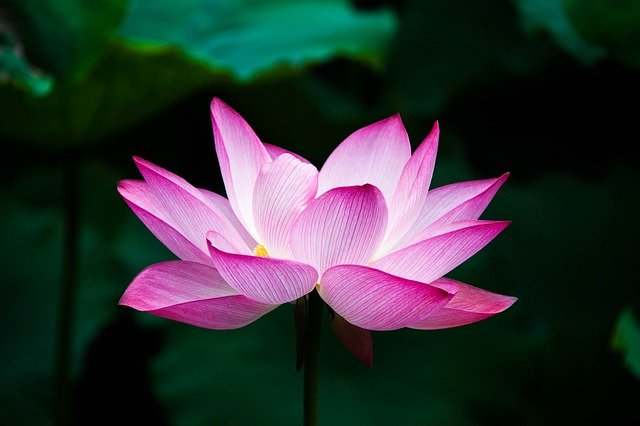
#> input picture 11.OpenCV/사진/flower1.jpg, 640 x 426 px, found by its file name
$ jupyter execute '10_히스토그램.ipynb'
#> lines starting #> are read from the running program, lines starting #| are printed output that depends on the picture
# 히스토그램 (Histogram)

## Histogram

- 이미지의 밝기의 분포를 그래프로 표현한 방식

- 이미지의 전체의 밝기 분포와 채도(밝고 어두움)을 알 수 있음

<sub>[이미지 출처] https://www.cambridgeincolour.com/tutorials/histograms1.htm</sub>

<br>

## 용어 설명

- BINS

  - 히스토그램 그래프의 X축의 간격
    위 그림의 경우에는 0 ~ 255를 표현하였기 때문에 BINS값은 256이 된다.
    BINS값이 16이면 0 ~ 15, 16 ~ 31..., 240 ~ 255와 같이 X축이 16개로 표현
    OpenCV에서는 BINS를 histSize 라고 표현

- DIMS

  - 이미지에서 조사하고자하는 값을 의미
    빛의 강도를 조사할 것인지, RGB값을 조사할 것인지를 결정

- RANGE

  - 측정하고자하는 값의 범위

<br>

- `cv2.calcHist()`

  - Parameters
    - `image` : 분석대상 이미지(uint8 or float32 type). Array형태.

    - `channels` : 분석 채널(X축의 대상)

      - 이미지가 graysacle이면 [0], color 이미지이면 [0],[0,1] 형태(1 : Blue, 2: Green, 3: Red)

    - `mask` : 이미지의 분석영역. None이면 전체 영역.

    - `histSize` : BINS 값. [256]

    - `ranges` : Range값. [0,256]

* flower1.jpg

<sub>[이미지 출처] https://pixabay.com/ko/photos/%EB%A1%9C%ED%84%B0%EC%8A%A4-%EA%BD%83-%EC%97%AC%EB%A6%84-%EC%A0%A0-%EC%9E%90%EC%97%B0-978659/</sub>

* flower2.jpg

<sub>[이미지 출처] https://pixabay.com/ko/photos/%EC%A0%95%EC%9B%90-%EA%BD%83-%EB%82%98%EB%B9%84-19830/</sub>

[cell 1]
import numpy as np
import cv2
from google.colab.patches import cv2_imshow
from google.colab import files
import matplotlib.pyplot as plt

[cell 2]
import numpy as np
import cv2
from google.colab.patches import cv2_imshow
from google.colab import files
import matplotlib.pyplot as plt

[cell 3]
up = files.upload()
#> the answer given: flower1.jpg

[cell 4]
flower1 = cv2.imread('flower1.jpg')[:,:,::-1]
flower2 = cv2.imread('flower2.jpg')[:,:,::-1]
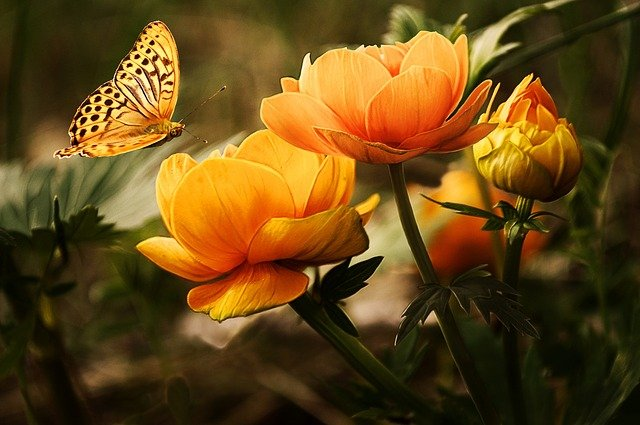
#> input picture 11.OpenCV/사진/flower2.jpg, 640 x 425 px, found by its file name
plt.figure(figsize=(10,5))
plt.subplot(121), plt.imshow(flower1)
plt.subplot(122), plt.imshow(flower2)
plt.show()

[cell 5]
img1 = cv2.imread('flower1.jpg',0)
#> img1: shape (426, 640); min 0, max 255, mean 50.7
img2 = cv2.imread('flower2.jpg',0)
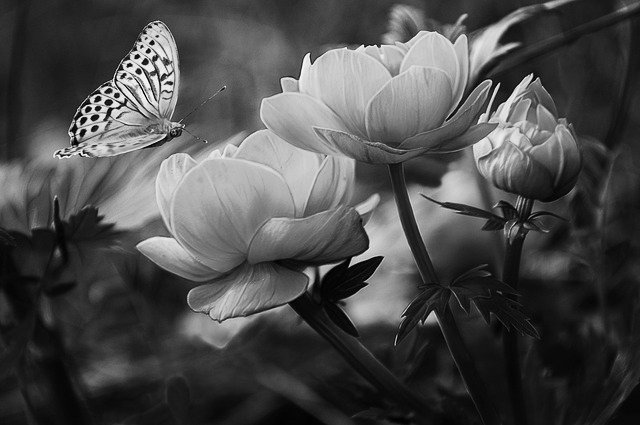
#> img2: shape (425, 640); min 0, max 255, mean 75
hist1 = cv2.calcHist([img1],[0],None,[256],[0,256])
#> hist1 = 256 values, max 19452 at index 1, min 9 at index 255, mean 1065
hist2 = cv2.calcHist([img2],[0],None,[256],[0,256])
#> hist2 = 256 values, max 3853 at index 32, min 1 at index 252, mean 1062.5

[cell 6]
plt.figure(figsize=(12,8))
plt.subplot(221), plt.imshow(img1, 'gray'), plt.title('Flower 1')
plt.subplot(222), plt.imshow(img2, 'gray'), plt.title('Flower 2')
plt.subplot(223), plt.plot(hist1, label='Flower 1'), plt.plot(hist2, label = 'Flower2')
plt.legend(), plt.title('Histogram')
plt.subplot(224), plt.plot(hist2)
plt.show()
#> figure, not shown here; panel 3: curve peaks at x = 1, y = 19452; panel 3: curve peaks at x = 32, y = 3853; panel 4: curve peaks at x = 32, y = 3853

## Mask를 적용한 히스토그램

  <sub>[이미지 출처] https://pixabay.com/photos/cat-pet-feline-animal-4923824/</sub>

[cell 7]
up = files.upload()
#> the answer given: flower2.jpg

[cell 8]
cat = cv2.imread('cat.jpg')[:,:,::-1]
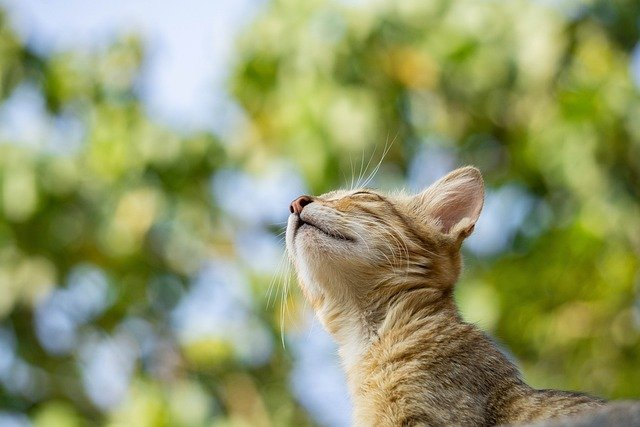
#> input picture 11.OpenCV/사진/cat.jpg, 640 x 427 px, found by its file name
cat.shape
#> Out = (427, 640, 3)

[cell 9]
mask = np.zeros(cat.shape[:-1],np.uint8)
mask[100:400, 260:600] = 255

[cell 10]
masked_img = cv2.bitwise_and(cat, cat, mask=mask)
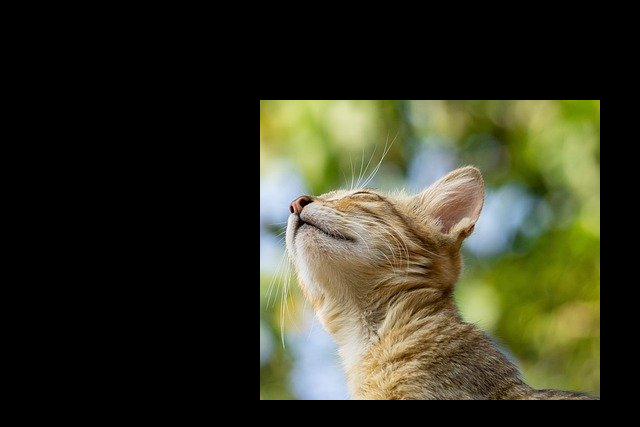
#> masked_img: shape (427, 640, 3); mean R, G, B 52.2, 52.5, 34.1

[cell 11]
hist = cv2.calcHist([cat], [1], None, [256], [0,256])
#> hist = 256 values, max 2214 at index 200, min 0 at index 247, mean 1067.5
hist_mask = cv2.calcHist([cat], [1], mask, [256], [0,256])
#> hist_mask = 256 values, max 969 at index 119, min 0 at index 247, mean 398.4

[cell 12]
plt.figure(figsize=(14,11))
plt.subplot(221), plt.imshow(cat), plt.title('Original')
plt.subplot(222), plt.imshow(mask, 'gray'), plt.title('Mask')
plt.subplot(223), plt.imshow(masked_img), plt.title('Masked img')
plt.subplot(224), plt.plot(hist, label = "Whole image"), plt.plot(hist_mask, label= "Masked part")
plt.legend(), plt.title('Histogram')
plt.show()
#> figure, not shown here; panel 4: curve peaks at x = 200, y = 2214; panel 4: curve peaks at x = 119, y = 969

## 히스토그램 평탄화

- 이미지의 히스토그램이 특정영역에 너무 집중되어 있으면 contrast가 낮아 좋은 이미지라고 할 수 없음

- 전체 영역에 골고루 분포가 되어 있을 때 좋은 이미지라고 할 수 있는데, 아래 히스토그램을 보면 좌측 처럼 특정 영역에 집중되어 있는 분포를 오른쪽 처럼 골고루 분포하도록 하는 작업을 Histogram Equalization 이라고 함

- (참고) 이론적인 방법

  - 이미지의 각 픽셀의 cumulative distribution function(cdf)값을 구하고 Histogram Equalization 공식에 대입하여 0 ~ 255 사이의 값으로 변환

  - 이렇게 새롭게 구해진 값으로 이미지를 표현하면 균일화된 이미지를 얻을 수 있음


  <sub>[이미지 출처] https://en.wikipedia.org/wiki/Histogram_equalization</sub>

- Numpy를 활용하여 균일화 작업

* taiwan.jpg


  <sub>[이미지 출처] https://pixabay.com/ko/photos/%EB%8C%80%EB%A7%8C-%EB%8F%84%EC%8B%9C-%EB%8F%84%EC%8B%9C-%ED%92%8D%EA%B2%BD-%EC%97%AC%ED%96%89-5460063/</sub>

[cell 13]
up= files.upload()
#> the answer given: cat.jpg

[cell 14]
taiwan = cv2.imread('taiwan.jpg',0)
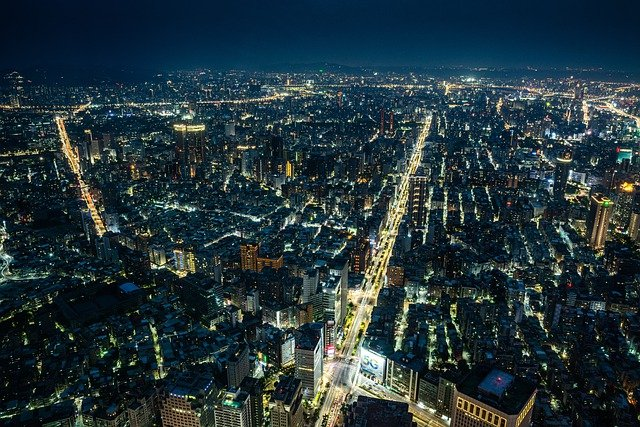
#> input picture 11.OpenCV/사진/taiwan.jpg, 640 x 427 px, found by its file name
#> taiwan: shape (427, 640); min 0, max 255, mean 48.7
taiwan.shape
#> Out = (427, 640)

[cell 15]
taiwan_eq =cv2.equalizeHist(taiwan)
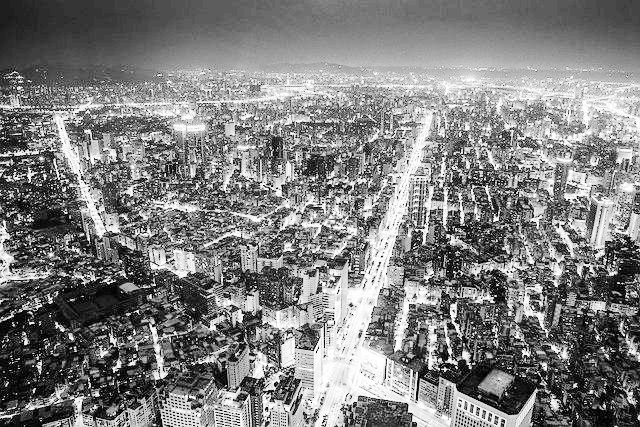
#> taiwan_eq: shape (427, 640); min 0, max 255, mean 126.9
hist1 = cv2.calcHist([taiwan], [0], None, [256], [0,256])
#> hist1 = 256 values, max 5761 at index 24, min 82 at index 254, mean 1067.5
hist2 = cv2.calcHist([taiwan_eq], [0], None, [256], [0,256])
#> hist2 = 256 values, max 5761 at index 93, min 0 at index 2, mean 1067.5

[cell 16]
plt.figure(figsize=(14,11))
plt.subplot(221), plt.imshow(taiwan,'gray'), plt.title('Original')
plt.subplot(222), plt.imshow(taiwan_eq, 'gray'), plt.title('Equalized')
plt.subplot(223), plt.plot(hist1)
plt.subplot(224), plt.plot(hist2)
plt.show()
#> figure, not shown here; panel 3: curve peaks at x = 24, y = 5761; panel 4: curve peaks at x = 93, y = 5761

- OpenCV 함수로 간단하게 처리

## CLAHE (Contrast Limited Adaptive Histogram Equalization)

- 지금까지의 처리는 이미지의 전체적인 부분에 균일화를 적용

- 하지만 일반적인 이미지는 밝은 부분과 어두운 부분이 섞여 있기 때문에 전체에 적용하는 것은 그렇게 유용하지 않음

- 이미지
  - 'keyboard.png'


  <sub>[이미지 출처] https://pixabay.com/ko/photos/%ED%82%A4%EB%B3%B4%EB%93%9C-%EC%BB%B4%ED%93%A8%ED%84%B0-%ED%82%A4-%ED%99%94%EC%9D%B4%ED%8A%B8-886462/</sub>

[cell 17]
up = files.upload()
#> the answer given: taiwan.jpg

[cell 18]
keyboard = cv2.imread('keyboard.jpg', 0)
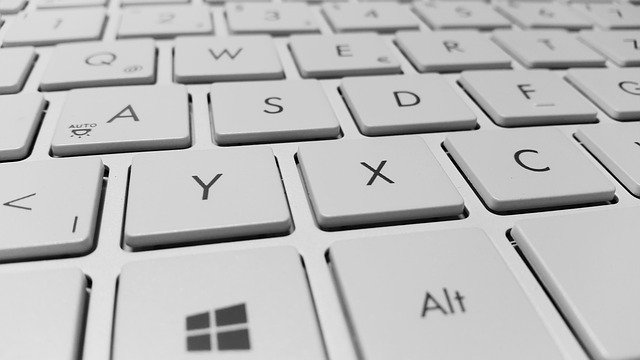
#> input picture 11.OpenCV/사진/keyboard.jpg, 640 x 360 px, found by its file name
#> keyboard is the input picture: shape (360, 640); min 0, max 255, mean 188.4
keyboard.shape
#> Out = (360, 640)

[cell 19]
img = cv2.equalizeHist(keyboard)
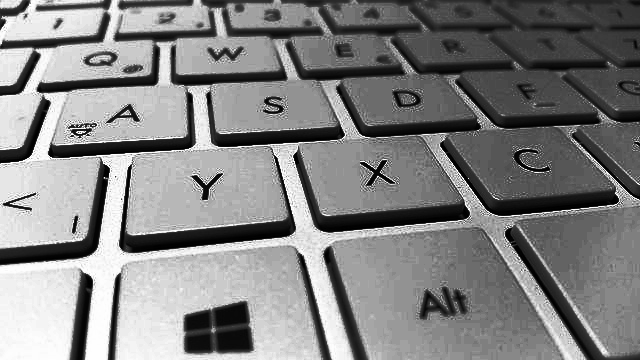
#> img: shape (360, 640); min 0, max 255, mean 130.1
plt.figure(figsize=(14,6))
plt.subplot(121), plt.imshow(keyboard, 'gray'), plt.title('Original')
plt.subplot(122), plt.imshow(img, 'gray'), plt.title('EQed')
plt.show()

- 위 결과에서 주변의 어두운 부분은 균일화가 적용되어 밝아졌지만, 가운데 이미지는 너무 밝아져 경계선을 알아볼 수 없게 되어버림

- 이 문제를 해결하기 위해서 `adaptive histogram equalization`을 적용하게 됨
  - 즉, 이미지를 작은 title형태로 나누어 그 title안에서 Equalization을 적용하는 방식

  - 작은 영역이다 보니 작은 노이즈(극단적으로 어둡거나, 밝은 영역)가 있으면 이것이 반영이 되어 원하는 결과를 얻을 수 없게 됨

  - 이 문제를 피하기 위해서 `contrast limit`라는 값을 적용하여 이 값을 넘어가는 경우는 그 영역은 다른 영역에 균일하게 배분하여 적용

[cell 20]
clahe = cv2.createCLAHE(clipLimit=2.0, tileGridSize=(8,8))
img2 = clahe.apply(keyboard)
#> img2: shape (360, 640)

[cell 21]
plt.figure(figsize=(14,6))
plt.subplot(121), plt.imshow(keyboard, 'gray'), plt.title('Original')
plt.subplot(122), plt.imshow(img2, 'gray'), plt.title('CLAHE EQed')
plt.show()

## 2D Histogram

- 지금까지 Histogram은 1차원으로 grayscale 이미지의 pixel의 강도, 즉 빛의 세기를 분석한 결과

- 2D Histogrm 은 Color 이미지의 Hue(색상) & Saturation(채도)을 동시에 분석하는 방법

- 색상과 채도를 분석하기 때문에 HSV Format으로 변환해야 함

- `cv2.calcHist()`

  - Parameters
    - `image` : HSV로 변환된 이미지

    - `channel` : 0-> Hue, 1-> Saturation

    - `bins` : [180,256] 첫번째는 Hue, 두번째는 Saturation

    - `range` : [0,180,0,256] : Hue(0~180), Saturation(0,256)

[cell 22]
up = files.upload()
#> the answer given: keyboard.jpg

- 이미지

  - canal.jpg


  <sub>[이미지 출처] https://pixabay.com/photos/canal-boats-buildings-reflection-5488271/</sub>

[cell 23]
canal = cv2.imread('canal.jpg')
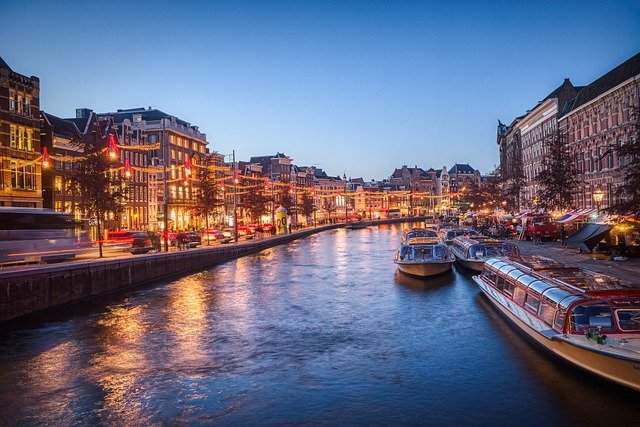
#> input picture 11.OpenCV/사진/canal.jpg, 640 x 427 px, found by its file name
#> canal is the input picture: shape (427, 640, 3); mean B, G, R 127.6, 104.1, 102.5
hsv = cv2.cvtColor(canal,cv2.COLOR_BGR2HSV)
#> hsv: shape (427, 640, 3); mean H, S, V 102.1, 118.4, 147
hsv.shape
#> Out = (427, 640, 3)

[cell 24]
hist = cv2.calcHist([hsv], [0,1], None, [180, 256], [0,180, 0,256])
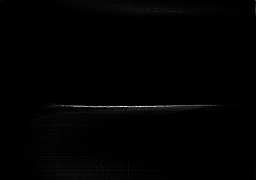
#> hist: shape (180, 256) float32; min 0, max 806, mean 5.9; drawn with min black and max white
cv2_imshow(hist)

[cell 25]
canal = canal[:,:,::-1]
plt.figure(figsize=(14,6))
plt.subplot(121), plt.imshow(canal), plt.title("Original")
plt.subplot(122), plt.imshow(hist), plt.title("Histogram")
plt.show()
